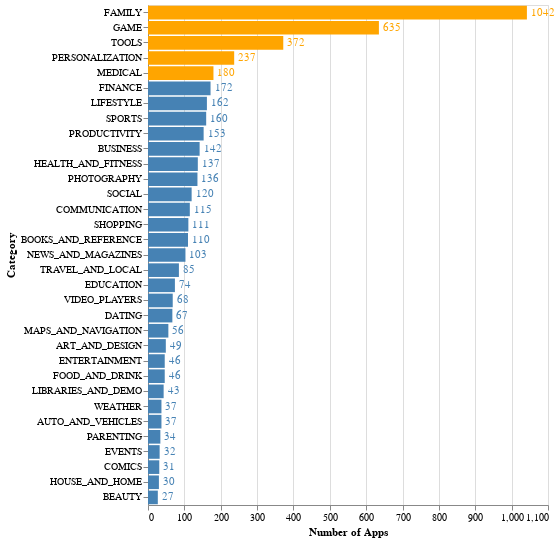

The cell this chart's notebook holds for it:
### Markdown cell above
##### <font color = steelblue>*We are now creating a bar chart using category_df1, with 'Category' on the vertical axis and 'Number of Apps' on the horizontal axis. We used 'sort' to arrange the bars in descending order of their heights. Then we colored the top five categories orange and the rest blue. We used the condition 'Number of Apps' > 175 to color the bars, because when we made the graph without coloring we saw that there were more than 175 apps in the top 5 categories, and we wanted to highlight them.*

### Code cell
bars = alt.Chart(category_df1).mark_bar().encode(x='Number of Apps:Q', y=alt.Y('Category:N', sort='-x'), 
                                                 color=alt.condition(alt.datum['Number of Apps'] > 175, 
                                                                     alt.value('orange'),     
                                                                     alt.value('steelblue')   
                                                                    ))

text_of_bars = bars.mark_text(align='left', dx = 4).encode(text='Number of Apps:Q')

(bars + text_of_bars).properties(height=500)

### Figure 1 — Vega-Lite specification as saved in the notebook (floating-point values rounded to 4 significant figures)
{"config": {"view": {"continuousWidth": 400, "continuousHeight": 300}}, "layer": [{"mark": "bar", "encoding": {"color": {"condition": {"value": "orange", "test": "(datum['Number of Apps'] > 175)"}, "value": "steelblue"}, "x": {"type": "quantitative", "field": "Number of Apps"}, "y": {"type": "nominal", "field": "Category", "sort": "-x"}}}, {"mark": {"type": "text", "align": "left", "dx": 4}, "encoding": {"color": {"condition": {"value": "orange", "test": "(datum['Number of Apps'] > 175)"}, "value": "steelblue"}, "text": {"type": "quantitative", "field": "Number of Apps"}, "x": {"type": "quantitative", "field": "Number of Apps"}, "y": {"type": "nominal", "field": "Category", "sort": "-x"}}}], "data": {"name": "data-ed3c78aae9652e4f835b1c983f12321d"}, "height": 500, "$schema": "https://vega.github.io/schema/vega-lite/v4.8.1.json", "datasets": {"data-ed3c78aae9652e4f835b1c983f12321d": [{"Category": "FAMILY", "Number of Apps": 1042}, {"Category": "GAME", "Number of Apps": 635}, {"Category": "TOOLS", "Number of Apps": 372}, {"Category": "PERSONALIZATION", "Number of Apps": 237}, {"Category": "MEDICAL", "Number of Apps": 180}, {"Category": "FINANCE", "Number of Apps": 172}, {"Category": "LIFESTYLE", "Number of Apps": 162}, {"Category": "SPORTS", "Number of Apps": 160}, {"Category": "PRODUCTIVITY", "Number of Apps": 153}, {"Category": "BUSINESS", "Number of Apps": 142}, {"Category": "HEALTH_AND_FITNESS", "Number of Apps": 137}, {"Category": "PHOTOGRAPHY", "Number of Apps": 136}, {"Category": "SOCIAL", "Number of Apps": 120}, {"Category": "COMMUNICATION", "Number of Apps": 115}, {"Category": "SHOPPING", "Number of Apps": 111}, {"Category": "BOOKS_AND_REFERENCE", "Number of Apps": 110}, {"Category": "NEWS_AND_MAGAZINES", "Number of Apps": 103}, {"Category": "TRAVEL_AND_LOCAL", "Number of Apps": 85}, {"Category": "EDUCATION", "Number of Apps": 74}, {"Category": "VIDEO_PLAYERS", "Number of Apps": 68}, {"Category": "DATING", "Number of Apps": 67}, {"Category": "MAPS_AND_NAVIGATION", "Number of Apps": 56}, {"Category": "ART_AND_DESIGN", "Number of Apps": 49}, {"Category": "ENTERTAINMENT", "Number of Apps": 46}, {"Category": "FOOD_AND_DRINK", "Number of Apps": 46}, {"Category": "LIBRARIES_AND_DEMO", "Number of Apps": 43}, {"Category": "WEATHER", "Number of Apps": 37}, {"Category": "AUTO_AND_VEHICLES", "Number of Apps": 37}, {"Category": "PARENTING", "Number of Apps": 34}, {"Category": "EVENTS", "Number of Apps": 32}, {"Category": "COMICS", "Number of Apps": 31}, {"Category": "HOUSE_AND_HOME", "Number of Apps": 30}, {"Category": "BEAUTY", "Number of Apps": 27}]}}
